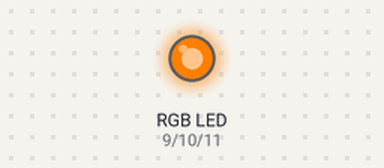
Recording of a sketch running on a simulated Arduino Uno, built with avr-gcc and run on an emulated ATmega328P. Shown: an RGB LED mixed from three pins (HIGH = lit). Dim RGB values are drawn brighter than linear.

Above: at 0.05 s.
At 3.0 s:
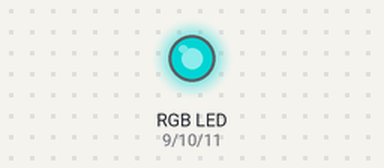
At 6.0 s:
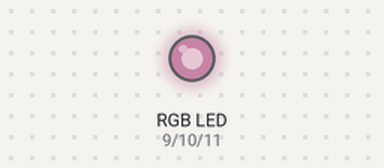
Timing chart, 0 to 7.8 s (numbered marks = the images above):
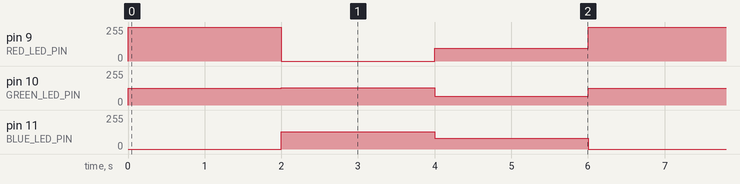

The sketch:

RBGLEDs_Advanced.ino
```cpp
// LED leads connected to PWM pins
const int RED_LED_PIN = 9;
const int GREEN_LED_PIN = 10;
const int BLUE_LED_PIN = 11;

// HTML-style hex triplet color code values from Wikipedia
const unsigned long ORANGE = 0xFF7F00;
const unsigned long TEAL = 0x008080;
const unsigned long AUBERGINE = 0x614051;

// Length of time we spend showing each color
const int DISPLAY_TIME = 2000; // In milliseconds


void setup() {
  // No setup required.
}


void loop() {
  // Cycle through our awesome colors

  setColor(ORANGE);
  delay(DISPLAY_TIME);

  setColor(TEAL);
  delay(DISPLAY_TIME);

  setColor(AUBERGINE);
  delay(DISPLAY_TIME);
}


void setColor(unsigned long color) {
  /*
    Sets the color of the RGB LED to the color specified by the
    HTML-style hex triplet color value supplied to the function.

    The color value supplied should be an unsigned long number
    of the form:

      0xRRGGBB

      e.g. 0xFF7F00 is orange

    where:

       0x specifies the value is a hexadecimal number
       RR is a byte specifying the red intensity
       GG is a byte specifying the green intensity
       BB is a byte specifying the blue intensity


    How it works (you don't need to understand this to use the function):

    The supplied value of the form 0xRRGGBB is an unsigned long which can
    store four bytes. If we view the number in bit form the bits of the
    unsigned long look like this:

      iiiiiiiirrrrrrrrggggggggbbbbbbbb

    where:

      i are bits that are ignored (because we only need three bytes for the value)
      r are bits specifying the red intensity
      g are bits specifying the green intensity
      b are bits specifying the blue intensity

    We use bit shifting and masking to extract the individual values.

    Bit shifting moves the bits in a number along in one direction to produce
    a new number. For example ">> n" means shift the bits n positions to the
    right.

      e.g. iiiiiiiirrrrrrrrggggggggbbbbbbbb >> 8 gives:

           00000000iiiiiiiirrrrrrrrgggggggg


    The number 0xFF represents the bit mask:

      00000000000000000000000011111111

    The "&" character means the two values are "and"ed together--for each bit
    in the two numbers being "and"ed together the resulting bit is only set in
    the result if the same bits are set in both the input numbers.

    So, continuing our example:

      00000000iiiiiiiirrrrrrrrgggggggg && 0xFF gives:

      00000000iiiiiiiirrrrrrrrgggggggg &&
      00000000000000000000000011111111 =
      000000000000000000000000gggggggg

    And we now have extracted only the green bits from our hex triplet.

    More details on bit math can be found here:

       <http://www.arduino.cc/playground/Code/BitMath>

   */

  // Extract the intensity values from the hex triplet
  byte redIntensity = (color >> 16) & 0xFF;
  byte greenIntensity = (color >> 8) & 0xFF;
  byte blueIntensity = color & 0xFF;

  // Display the requested color
  analogWrite(RED_LED_PIN, redIntensity);
  analogWrite(GREEN_LED_PIN, greenIntensity);
  analogWrite(BLUE_LED_PIN, blueIntensity);
}
```

Measured:
- by itself, pin 9 (RED_LED_PIN): repeats every 6.0 s: 0/255 2.0 s, 97/255 2.0 s, 255/255 2.0 s
- by itself, pin 10 (GREEN_LED_PIN): repeats every 6.0 s: 128/255 2.0 s, 64/255 2.0 s, 127/255 2.0 s
- by itself, pin 11 (BLUE_LED_PIN): repeats every 6.0 s: 81/255 2.0 s, 0/255 2.0 s, 128/255 2.0 s
